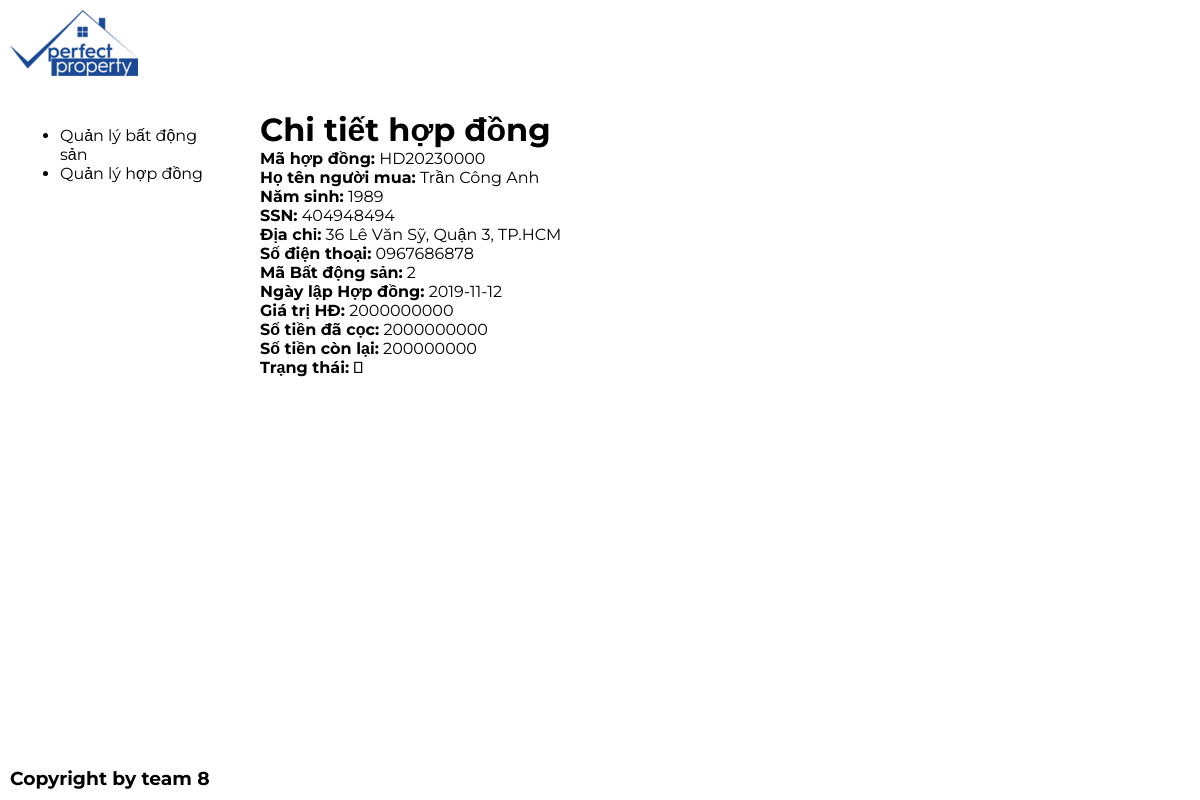
Page /view_contract.php?id=2 on the committed database.
### tables this page shows
CREATE TABLE `full_contractg` (
  `ID` int(11) NOT NULL,
  `Full_Contract_Code` varchar(10) DEFAULT NULL,
  `Customer_Name` text NOT NULL,
  `Year_Of_Birth` int(11) DEFAULT NULL,
  `SSN` varchar(15) NOT NULL,
  `Customer_Address` varchar(100) DEFAULT NULL,
  `Mobile` varchar(15) DEFAULT NULL,
  `Property_ID` int(11) NOT NULL,
  `Date_Of_Contract` date DEFAULT NULL,
  `Price` int(18) DEFAULT NULL,
  `Deposit` int(18) DEFAULT NULL,
  `Remain` int(18) DEFAULT NULL,
  `Status` text NOT NULL
);

### view_contract.php (the view, shortened to what this page needs)
<!DOCTYPE html>
<html lang="en">
<head>
    <link rel="stylesheet" type="text/css" href="style.css" />
</head>
<body>
    <header>
        <div class="logo-container">
            <img src="PPCLogo-128-128.png" alt="Logo của bạn">
        </div>
    </header>
    <div class="content">
        <aside>
            <ul>
                <li>Quản lý bất động sản</li>
                <li>Quản lý hợp đồng</li>
            </ul>
        </aside>
        <main>
            <?php
            if (isset($_GET['id'])) {
                $contract_id = $_GET['id'];
                $conn = new mysqli("localhost", "root", "", "quanlybds");
                $sql = "SELECT * FROM full_contractg WHERE ID = $contract_id";
                $result = $conn->query($sql);
                if ($result->num_rows > 0) {
                    $row = $result->fetch_assoc();
                    echo "<h1>Chi tiết hợp đồng</h1>";
                    echo "<p><strong>Mã hợp đồng:</strong> {$row['Full_Contract_Code']}</p>";
                    echo "<p><strong>Họ tên người mua:</strong> {$row['Customer_Name']}</p>";
                    echo "<p><strong>Năm sinh:</strong> {$row['Year_Of_Birth']}</p>";
                    echo "<p><strong>SSN:</strong> {$row['SSN']}</p>";
                    echo "<p><strong>Địa chỉ:</strong> {$row['Customer_Address']}</p>";
                    echo "<p><strong>Số điện thoại:</strong> {$row['Mobile']}</p>";
                    echo "<p><strong>Mã Bất động sản:</strong> {$row['Property_ID']}</p>";
                    echo "<p><strong>Ngày lập Hợp đồng:</strong> {$row['Date_Of_Contract']}</p>";
                    echo "<p><strong>Giá trị HĐ:</strong> {$row['Price']}</p>";
                    echo "<p><strong>Số tiền đã cọc:</strong> {$row['Price']}</p>";
                    echo "<p><strong>Số tiền còn lại:</strong> {$row['Deposit']}</p>";
                    echo "<p><strong>Trạng thái:</strong> {$row['Status']}</p>";
                } else {
                    echo "<p>No contract found with the provided ID</p>";
                }
            } else {
                echo "<p>Contract ID not provided in the URL</p>";
            }
            ?>
        </main>
    </div>
    <footer>
        <h3>Copyright by team 8</h3>
    </footer>
</body>
</html>

### style.css (style rules this page uses)
body, h1, h2, h3, p { font-family: 'Montserrat', sans-serif; margin: 0; padding: 0; }
body { display: flex; flex-direction: column; height: 100vh; }
header { background-color:white; padding: 10px; display: flex; justify-content: space-between; align-items: center; }
.content { display: flex; flex: 1; }
aside { background-color:white; padding: 20px; width: 200px; }
main { background-color:white; flex: 1; padding: 20px; }
footer { background-color:white; text-align: left; padding: 10px; }

### rows in the picture
full_contractg: Full_Contract_Code "HD20230000", Customer_Name "Trần Công Anh", Year_Of_Birth "1989", SSN "404948494", Customer_Address "36 Lê Văn Sỹ, Quận 3, TP.HCM", Mobile "0967686878", Property_ID "2", Date_Of_Contract "2019-11-12", Price "2000000000", Deposit "200000000", Status "\u0001"
